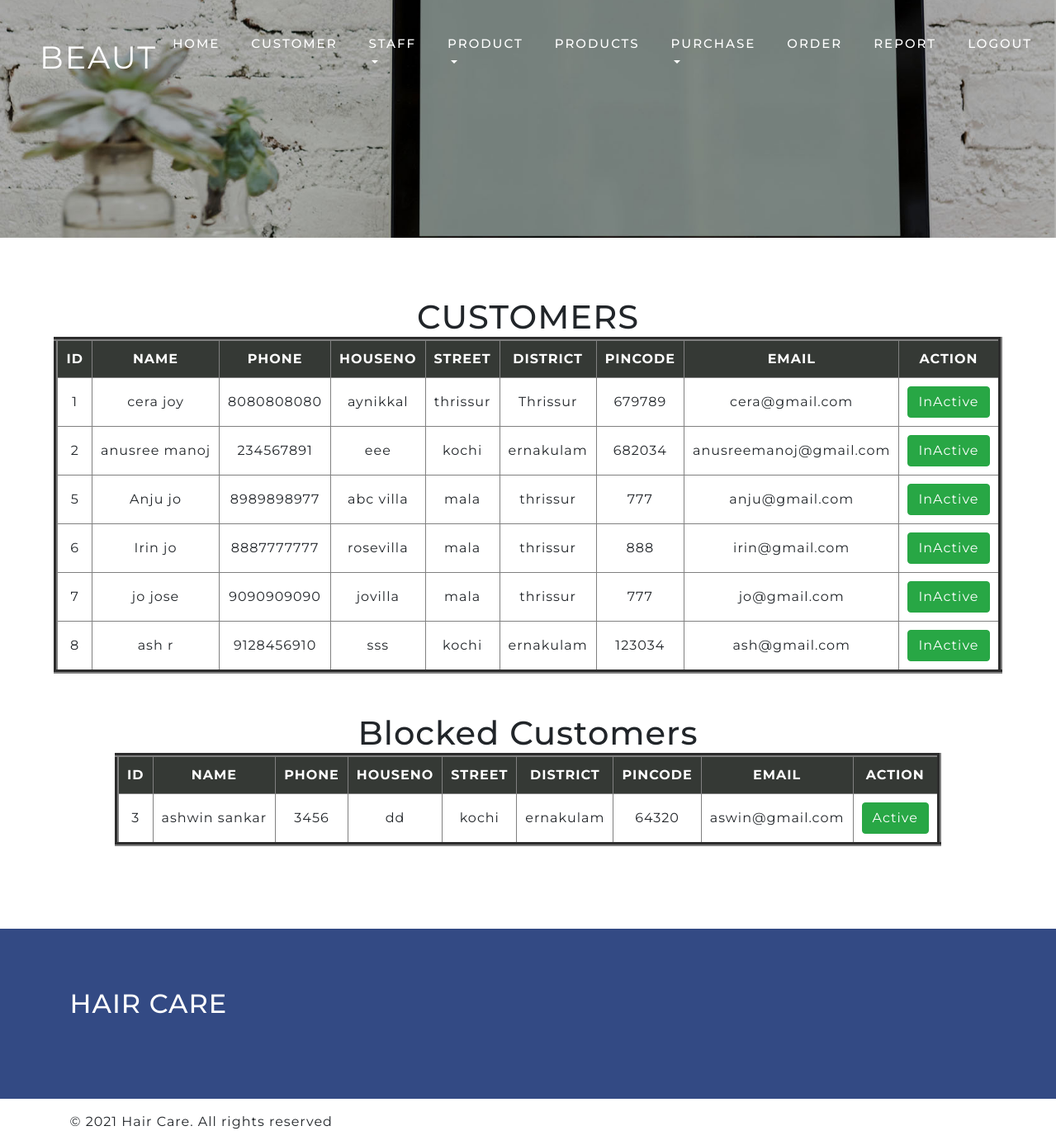
Page /admin/adminviewcustomer.php on the committed database.
### tables this page shows
CREATE TABLE IF NOT EXISTS `tbl_customer` (
  `id` int(11) NOT NULL AUTO_INCREMENT,
  `fname` varchar(50) NOT NULL,
  `lname` varchar(30) NOT NULL,
  `phone` varchar(50) NOT NULL,
  `housename` varchar(30) NOT NULL,
  `city` varchar(30) NOT NULL,
  `district` varchar(30) NOT NULL,
  `pincode` int(11) NOT NULL,
  `state` varchar(30) NOT NULL,
  `email` varchar(50) NOT NULL,
  `status` varchar(50) NOT NULL,
  PRIMARY KEY (`id`)
);

### admin/adminviewcustomer.php (the view, shortened to what this page needs)
<?php
include 'adminbase.php';
?>
<BR><BR><BR>
<h1 style="text-align:center">CUSTOMERS</h1>
<?php
    include '../connection.php';
    $qry = mysqli_query($conn,"select * from tbl_customer where status='1'");
    if(mysqli_fetch_array($qry) > 0){
    ?>
<table border='5' align="center" cellspacing="5" id="customers">
    <th> ID    </th>
    <th> NAME    </th>
    <th> PHONE </th>
    <th> HOUSENO </th>
    <th> STREET </th>
    <th> DISTRICT </th>
    <th> PINCODE </th>
    <th> EMAIL </th>
<th>ACTION</th>
<?php
    $qry = mysqli_query($conn,"select * from tbl_customer where status='1'");
    while ($row = mysqli_fetch_array($qry)) {
        echo '<tr><td>' . $row['id'] . '</td><td>' . $row['fname'] . ' ' . $row['lname'] . '</td><td>' . $row['phone'] . '</td><td>' . $row['housename'] . '</td><td>' . $row['city'] . '</td><td>' . $row['district'] . '</td><td>' . $row['pincode'] . '</td><td>' . $row['email'] . '</td><td><a href="deletecustomer.php?id=' . $row['id'] . '" class="btn btn-success">InActive</a></td></tr>';
    }
    } else {
        ?>
   <h1>No Active Users</h1>
        <?php
    }
    ?>
</table>
<br><br>
<?php
    include '../connection.php';
    $qry = mysqli_query($conn,"select * from tbl_customer where status='-1'");
    if (mysqli_fetch_array($qry) > 0) {
    ?>
    <h1 style="text-align:center">Blocked Customers</h1>
<table border='5' align="center" cellspacing="5" id="customers">
    <th> ID    </th>
    <th> NAME    </th>
    <th> PHONE </th>
    <th> HOUSENO </th>
    <th> STREET </th>
    <th> DISTRICT </th>
    <th> PINCODE </th>
    <th> EMAIL </th>
<th>ACTION</th>
<?php
    $qry = mysqli_query($conn,"select * from tbl_customer where status='-1'");
    while ($row = mysqli_fetch_array($qry)) {
        echo '<tr><td>' . $row['id'] . '</td><td>' . $row['fname'] . ' ' . $row['lname'] . '</td><td>' . $row['phone'] . '</td><td>' . $row['housename'] . '</td><td>' . $row['city'] . '</td><td>' . $row['district'] . '</td><td>' . $row['pincode'] . '</td><td>' . $row['email'] . '</td><td><a href="unblockcustomer.php?id=' . $row['id'] . '" class="btn btn-success">Active</a></td></tr>';
    }
    } else {
        ?>
        <?php
    }
    ?>
</table>
<?php
include '../footer.php';
?>

### web/css/style.css (style rules this page uses)
html, body { padding: 0; margin: 0; background: #fff; letter-spacing: 1px; font-family: 'Montserrat', sans-serif; }
body a { outline: none; transition: 0.5s all; -webkit-transition: 0.5s all; -moz-transition: 0.5s all; -o-transition: 0.5s all; -ms-transition: 0.5s all; text-decoration: none; }
h1, h2, h3, h4, h5, h6 { margin: 0; padding: 0; font-family: 'Montserrat', sans-serif; letter-spacing: 1px; }
a { color: #fff; text-decoration: none; }

### admin/adminviewcustomer.php (style rules this page uses)
th { background-color:#353935; color:white; }
th,td { padding:10px; text-align:center; }

### rows in the picture
tbl_customer: id "1", fname "cera", lname "joy", phone "8080808080", housename "aynikkal", city "thrissur", district "Thrissur", pincode "679789", email "cera@gmail.com"
tbl_customer: id "2", fname "anusree", lname "manoj", phone "234567891", housename "eee", city "kochi", district "ernakulam", pincode "682034", email "anusreemanoj@gmail.com"
tbl_customer: id "5", fname "Anju", lname "jo", phone "8989898977", housename "abc villa", city "mala", district "thrissur", pincode "777", email "anju@gmail.com"
tbl_customer: id "6", fname "Irin", lname "jo", phone "8887777777", housename "rosevilla", city "mala", district "thrissur", pincode "888", email "irin@gmail.com"
tbl_customer: id "7", fname "jo", lname "jose", phone "9090909090", housename "jovilla", city "mala", district "thrissur", pincode "777", email "jo@gmail.com"
tbl_customer: id "8", fname "ash", lname "r", phone "9128456910", housename "sss", city "kochi", district "ernakulam", pincode "123034", email "ash@gmail.com"
tbl_customer: id "3", fname "ashwin", lname "sankar", phone "3456", housename "dd", city "kochi", district "ernakulam", pincode "64320", email "aswin@gmail.com"
